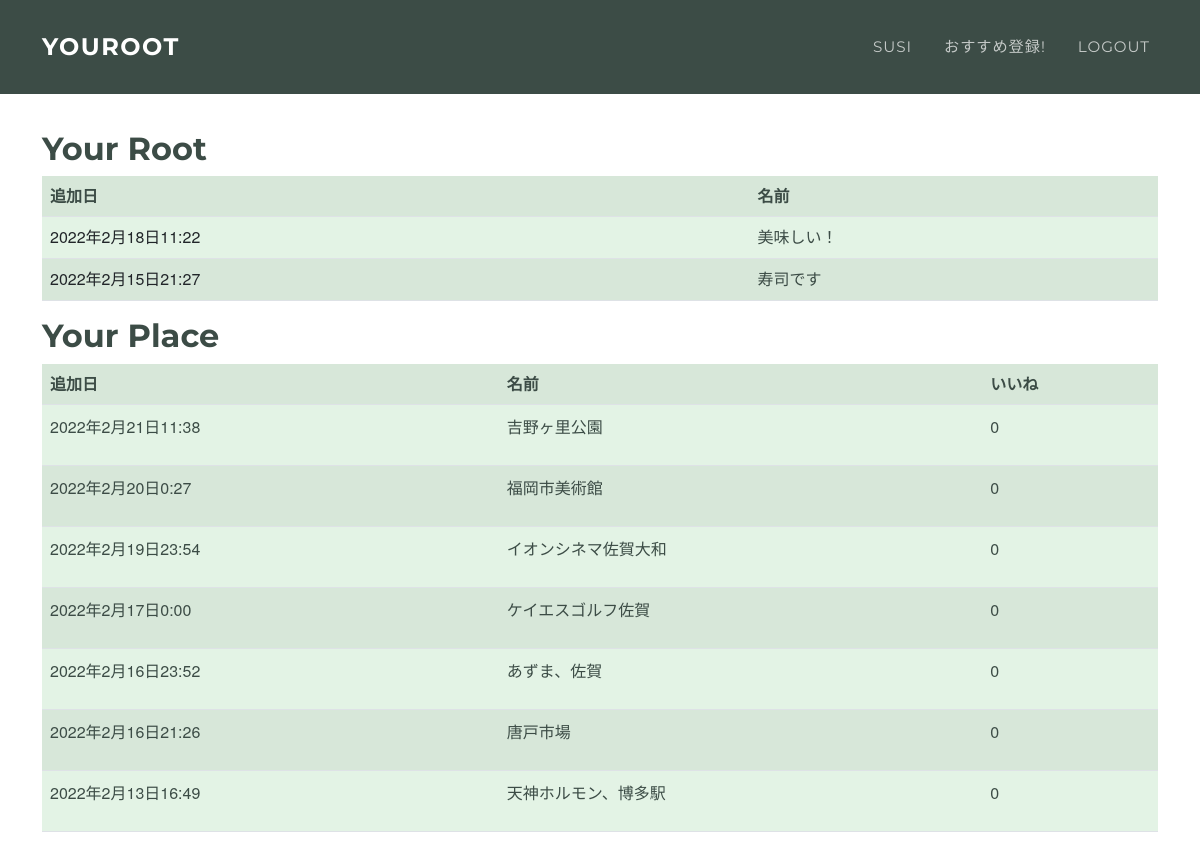
The app's page /user/12 (signed in), older data.
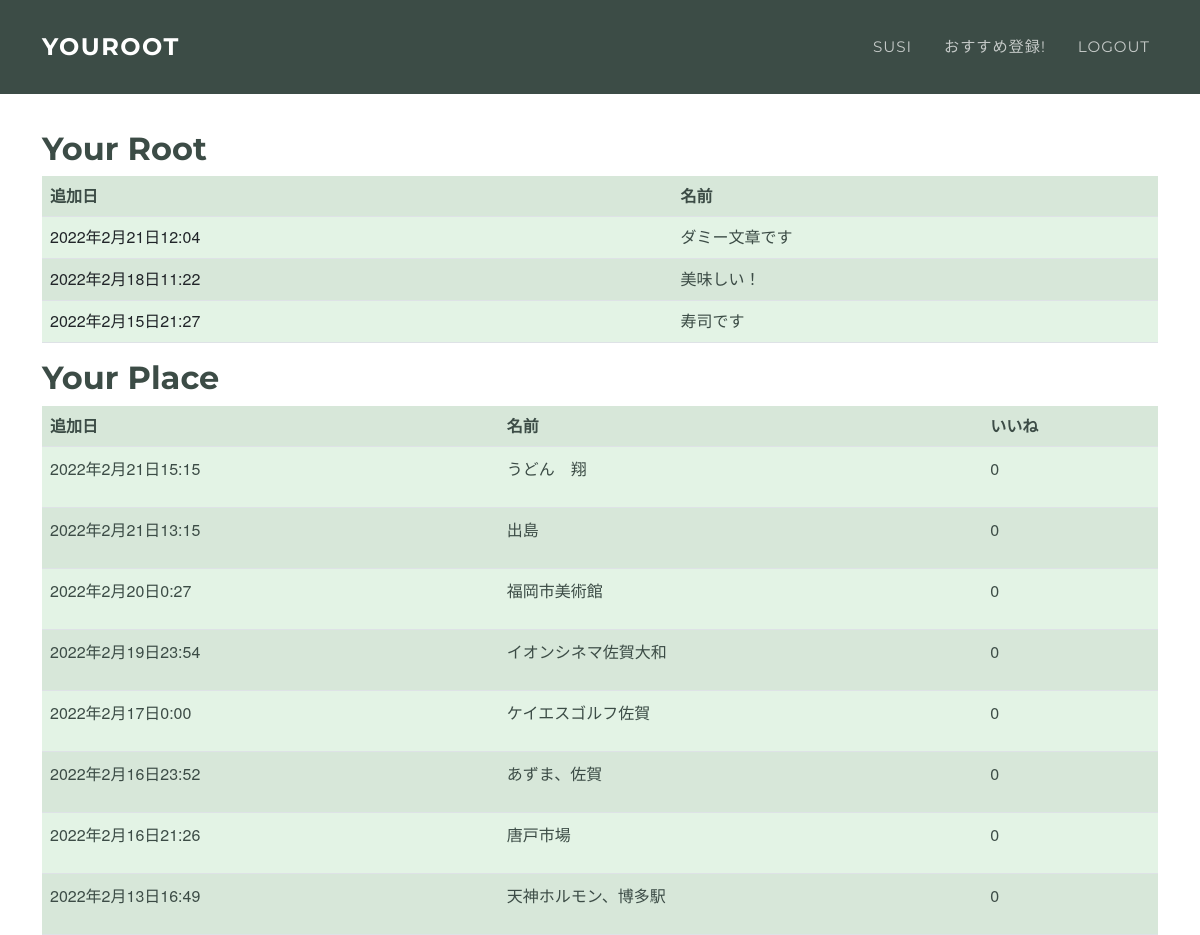
The same page, newer data.
### testRoot/models.py (models this page shows, shortened)
class KeepRoot(models.Model):
    name = models.CharField(max_length=255)
    first = models.ForeignKey(TypeOfPlace, on_delete=models.CASCADE, null=True,related_name='first')
    second = models.ForeignKey(TypeOfPlace, on_delete=models.CASCADE, null=True,related_name='second')
    third = models.ForeignKey(TypeOfPlace, on_delete=models.CASCADE, null=True,related_name='third')
    author = models.ForeignKey(get_user_model(),on_delete=models.CASCADE, null=True)
    created_at = models.DateTimeField(auto_now_add=True, null=True)

class TypeOfPlace(models.Model):
    TYPE_CHOICE = (
        ('eat','ご飯'),
        ('play','遊び'),
    )
    type = models.CharField(max_length=255, choices=TYPE_CHOICE)
    name = models.CharField(max_length=255)
    atmosphere = models.ForeignKey(Atmosphere, on_delete=models.PROTECT, null=True)
    address = models.CharField(max_length=255)
    created_at = models.DateTimeField(auto_now_add=True)
    updated_at = models.DateTimeField(auto_now_add=True)
    pref = models.ForeignKey(PrefeCode, on_delete=models.PROTECT, null=True)
    ido = models.FloatField(null=True)
    keido = models.FloatField(null=True)
    image = models.ImageField(upload_to='images/', null=True)
    author = models.ForeignKey(get_user_model(),on_delete=models.CASCADE, null=True)
    good = models.IntegerField(null=True, default=0)
    comment = models.CharField(max_length=500, null=True)

### testRoot/views.py (the view)
# urls.py: path('user/<int:id>', user, name='user'),
def user(request, id):
    if request.method == 'POST':
        form = KeepRootForm(request.POST)
        if form.is_valid():
            post = form.save(commit=False)
            post.save()
            return redirect('index')
    else:
        lists = KeepRoot.objects.order_by('-created_at').filter(author=request.user)
        lists_place = TypeOfPlace.objects.order_by('-created_at').filter(author=request.user)
        content = {
            'lists': lists,
            'lists_place': lists_place
        }
        return render(request, 'testRoot/user.html', content)

### testRoot/templates/testRoot/user.html
{% extends 'layout.html' %}
{% block content %}
<div class="container" style="margin-top: 130px;">
    <h2 style="color: #3c4c46;">Your Root</h2>
    <table class="table table-striped table-hover" style="background-color: #e3f3e5;">
        <tr>
            <th style="color: #3c4c46;">追加日</th><th style="color: #3c4c46;">名前</th>
        </tr>
        {% for list in lists %}
            <tr>
                <td>{{list.created_at}}</td>
                <td><div class="wrapper"><a href="{% url 'detail' list.pk%}" class="effect-box">{{list.name}}</a></div></td>
            </tr>
        {% endfor %}
    </table>
    <h2 style="color: #3c4c46;">Your Place</h2>
    <table class="table table-striped table-hover" style="color: #3c4c46; background-color: #e3f3e5;">
        <tr>
            <th style="color: #3c4c46;">追加日</th><th style="color: #3c4c46;">名前</th><th style="color: #3c4c46;">いいね</th>
        </tr>
        {% for list in lists_place %}
            <tr>
                <td style="color: #3c4c46;"><p>{{list.created_at}}</p></td>
                <td style="color: #3c4c46;"><p>{{list.name}}</p></td>
                <td style="color: #3c4c46;"><p>{{list.good}}</p></td>
            </tr>
        {% endfor %}
    </table>
</div>
{% endblock %}

### templates/layout.html (shortened to what this page needs)
<!DOCTYPE html>
<html lang="ja">
{% load static %}
<head>
    <link href="https://cdn.jsdelivr.net/npm/bootstrap@5.0.2/dist/css/bootstrap.min.css" rel="stylesheet"
>
    <link rel="stylesheet" href="https://maxst.icons8.com/vue-static/landings/line-awesome/line-awesome/1.3.0/css/line-awesome.min.css" />
    <link rel="stylesheet" href="https://cdn.jsdelivr.net/npm/bootstrap-icons@1.4.0/font/bootstrap-icons.css">
    <link rel="stylesheet" href="{% static 'css/style.css' %}">
    <link rel="stylesheet" href="{% static 'css/index.css' %}">
    <link rel="stylesheet" href="{% static 'css/topPage.css' %}">
    <link rel="stylesheet" href="{% static 'css/topPage1.css' %}">
    <link rel="stylesheet" href="{% static 'css/card.css' %}">
    <link rel="stylesheet" href="{% static 'css/user.css' %}">
    <link rel="stylesheet" href="{% static 'css/logged_out.css' %}">
    <link rel="stylesheet" href="{% static 'css/login.css' %}">
    <link rel="stylesheet" href="{% static 'css/test2.css' %}">
</head>
<body>
    <nav class="navbar navbar-expand-lg navbar-dark fixed-top" id="mainNav" style="background-color: #3c4c46;">
        <div class="container">
            {% if user.is_authenticated %}
            <div class="wrapper"><a class="navbar-brand effect-box" href="{% url 'index' %}">YOUROOT</a></div>
            {% else %}
            <div class="wrapper"><a class="navbar-brand effect-box" href="{% url 'topPage1' %}">YOUROOT</a></div>
            {% endif %}
            <div class="collapse navbar-collapse" id="navbarResponsive">
                <ul class="navbar-nav text-uppercase ms-auto py-4 py-lg-0">
                    {% if user.is_authenticated %}
                    <li class="nav-item">
                        <div class="wrapper"><a href="{% url 'user' user.id%}" class="nav-link effect-box">{{user}}</a></div>
                    </li>
                    <li class="nav-item">
                        <div class="wrapper"><a href="{% url 'test2' %}" class="nav-link effect-box">おすすめ登録!</a></div>
                    </li>
                    <li class="nav-item">
                        <div class="wrapper"><a href='{% url "logout" %}' class="logout nav-link effect-box">logout</a></div>
                    </li>
                    {% endif %}
                </ul>
            </div>
        </div>
    </nav>
    {% block content %}
    {% endblock %}
</body>
</html>

### static/css/style.css (style rules this page uses)
html, body { width: 100%; height: 100%; color: #3c4c46; }

### static/css/index.css (style rules this page uses)
* { margin: 0; padding: 0; box-sizing: border-box; }

### static/css/topPage1.css (style rules this page uses)
* { box-sizing: border-box; }
body { margin: 0; padding-top: 0px; font-family: "メイリオ","Hiragino Kaku Gothic Pro", "ヒラギノ角ゴ Pro W3", Meiryo, "ＭＳ Ｐゴシック", "Helvetica Neue", Helvetica, Arial, sans-serif; background-color: #fff; }

### static/css/user.css (style rules this page uses)
.effect-box:after, .effect-box:before { content: ''; position: absolute; left: 0; display: inline-block; height: 1.5em; width: 100%; opacity: 0; -webkit-transition: opacity 0.35s, -webkit-transform 0.35s; transition: opacity 0.35s, transform 0.35s; }
.effect-box:before { border-left: 1px solid; border-right: 1px solid; -webkit-transform: scale(1,0); transform: scale(1,0); }
.effect-box:after { border-bottom: 1px solid; border-top: 1px solid; -webkit-transform: scale(0,1); transform: scale(0,1); }
.effect-box { text-decoration: none; display: inline-block; position: relative; font-family: 'Dosis', sans-serif; color: #3c4c46; }
.wrapper { left:50%; }
a { color: #3c4c46; }
li { list-style: none; opacity: 0.7; }

Row changes from the older to the newer data that the page shows:
removed TypeOfPlace: created_at "2022年2月21日11:38", name "吉野ヶ里公園", good "0"
added KeepRoot: created_at "2022年2月21日12:04", name "ダミー文章です"
added TypeOfPlace: created_at "2022年2月21日15:15", name "うどん 翔", good "0"
added TypeOfPlace: created_at "2022年2月21日13:15", name "出島", good "0"
